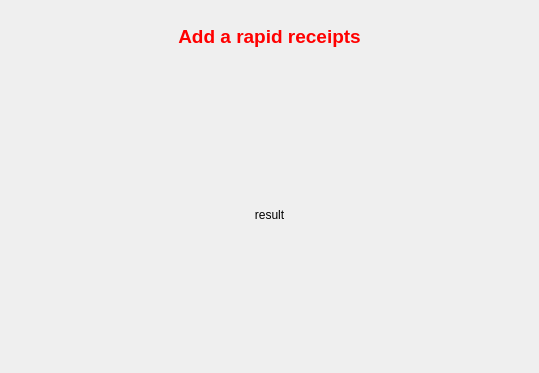
<?xml version="1.0" encoding="UTF-8"?>
<ui version="4.0">
 <class>preferredReceiptsWidget</class>
 <widget class="QWidget" name="preferredReceiptsWidget">
  <property name="geometry">
   <rect>
    <x>0</x>
    <y>0</y>
    <width>539</width>
    <height>373</height>
   </rect>
  </property>
  <property name="windowTitle">
   <string>preferred receipt</string>
  </property>
  <layout class="QGridLayout" name="gridLayout_2">
   <item row="0" column="0">
    <layout class="QGridLayout" name="gridLayout">
     <item row="0" column="0">
      <widget class="QLabel" name="infoLabel">
       <property name="minimumSize">
        <size>
         <width>400</width>
         <height>50</height>
        </size>
       </property>
       <property name="font">
        <font>
         <pointsize>14</pointsize>
         <weight>75</weight>
         <bold>true</bold>
        </font>
       </property>
       <property name="styleSheet">
        <string notr="true">color: rgb(255, 0, 0);</string>
       </property>
       <property name="text">
        <string>Add a rapid receipts</string>
       </property>
       <property name="alignment">
        <set>Qt::AlignCenter</set>
       </property>
      </widget>
     </item>
     <item row="1" column="0">
      <spacer name="verticalSpacer">
       <property name="orientation">
        <enum>Qt::Vertical</enum>
       </property>
       <property name="sizeHint" stdset="0">
        <size>
         <width>20</width>
         <height>40</height>
        </size>
       </property>
      </spacer>
     </item>
     <item row="2" column="0">
      <widget class="QLabel" name="resultLabel">
       <property name="minimumSize">
        <size>
         <width>400</width>
         <height>50</height>
        </size>
       </property>
       <property name="text">
        <string>result</string>
       </property>
       <property name="alignment">
        <set>Qt::AlignCenter</set>
       </property>
       <property name="wordWrap">
        <bool>true</bool>
       </property>
      </widget>
     </item>
     <item row="3" column="0">
      <spacer name="verticalSpacer_2">
       <property name="orientation">
        <enum>Qt::Vertical</enum>
       </property>
       <property name="sizeHint" stdset="0">
        <size>
         <width>20</width>
         <height>40</height>
        </size>
       </property>
      </spacer>
     </item>
    </layout>
   </item>
  </layout>
 </widget>
 <resources/>
 <connections/>
</ui>
